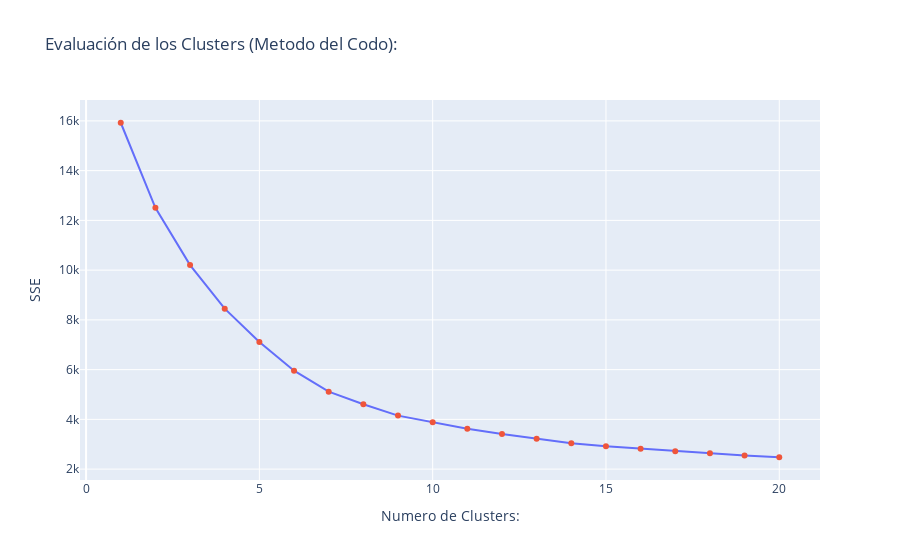

The notebook cell this image was saved under:
### Markdown cell above
Estandarizados los datos un compañero de trabajo les facilita un Código para evaluar la cantidad de cluster óptimos para separar los datos. (Otra forma seria revisando la Silhoutte).

En esta parte solo se le pedirá reemplazar la variable ```ccustomers``` por la del dataframe estandarizado.

### Code cell
# Usamos metodo del codo para escoger el k que mejor ajusta el cluster.
import plotly.graph_objs as go

elbow = pd.DataFrame(columns=['SSE','k'])
for k in range(1, 21):
    kmeans = KMeans(n_clusters=k, random_state=42)
    kmeans.fit(ccustomers)
    elbow = elbow.append({'SSE': kmeans.inertia_, 'k': k}, ignore_index=True)

# Son ploteados los Resultados
fig = go.Figure(data=[
    go.Scatter(x = elbow.k, y=elbow.SSE, mode='lines'),
    go.Scatter(x = elbow.k, y=elbow.SSE, mode='markers')
])

fig.update_layout(title="Evaluación de los Clusters (Metodo del Codo):",
             
                 xaxis_title = "Numero de Clusters:",
                 yaxis_title = "SSE",
                 showlegend=False)
fig.show()

### Figure 1 — Plotly figure (JSON) as saved in the notebook; plotly's stock layout.template omitted (floating-point values rounded to 4 significant figures)
{"data": [{"mode": "lines", "type": "scatter", "x": [1, 2, 3, 4, 5, 6, 7, 8, 9, 10, 11, 12, 13, 14, 15, 16, 17, 18, 19, 20], "y": [15930.0, 12510.0, 10200.0, 8450.0, 7110.0, 5958.0, 5116.0, 4611.0, 4151.0, 3885.0, 3620.0, 3416.0, 3223.0, 3043.0, 2920.0, 2821.0, 2722.0, 2634.0, 2550.0, 2477.0]}, {"mode": "markers", "type": "scatter", "x": [1, 2, 3, 4, 5, 6, 7, 8, 9, 10, 11, 12, 13, 14, 15, 16, 17, 18, 19, 20], "y": [15930.0, 12510.0, 10200.0, 8450.0, 7110.0, 5958.0, 5116.0, 4611.0, 4151.0, 3885.0, 3620.0, 3416.0, 3223.0, 3043.0, 2920.0, 2821.0, 2722.0, 2634.0, 2550.0, 2477.0]}], "layout": {"showlegend": false, "title": {"text": "Evaluación de los Clusters (Metodo del Codo):"}, "xaxis": {"title": {"text": "Numero de Clusters:"}}, "yaxis": {"title": {"text": "SSE"}}}}
